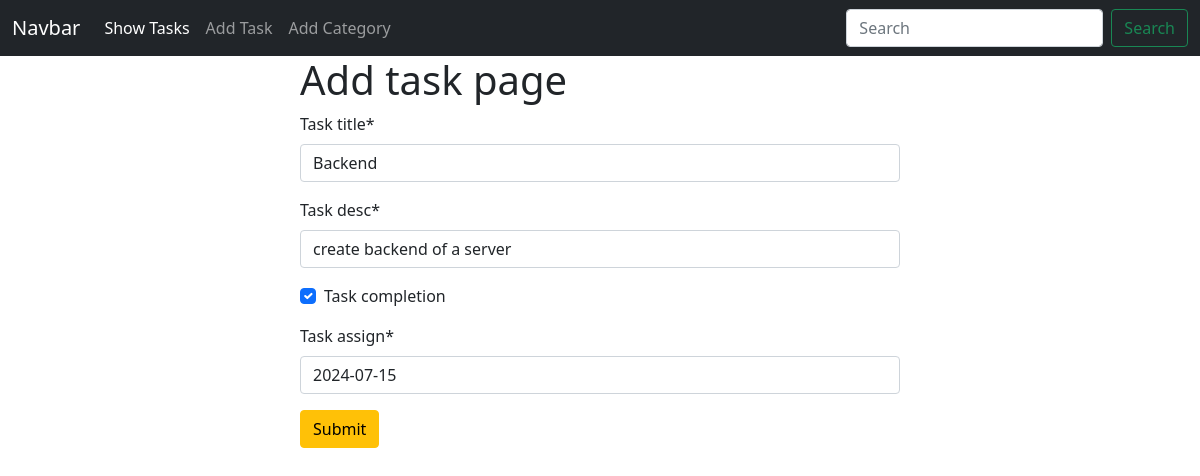
Screenshot of /tasks/edit/8 with the database file from the repository.
### task/models.py (models this page shows, shortened)
class Task(models.Model):
    task_title=models.CharField(max_length=12)
    task_desc=models.CharField(max_length=100)
    task_completion=models.BooleanField(default=False)
    task_assign=models.DateField()

### task/views.py (the view)
# urls.py: path('edit/<int:id>', views.edit_task, name='edit_task'),
def edit_task(request,id):
    task= models.Task.objects.get(pk=id)
    task_form = forms.TaskForm(instance=task)
    if request.method == 'POST':
        task_form = forms.TaskForm(request.POST, instance=task)
        if task_form.is_valid():
            task_form.save()
            return redirect('homepage')
    return render(request, 'add_task.html', {'form' : task_form})

### task/forms.py
class TaskForm(forms.ModelForm):
    class Meta:
        model=Task
        fields='__all__'

### task/templates/add_task.html (shortened to what this page needs)
{% extends 'base.html' %}
{%  load crispy_forms_tags %}
{% block content %}
<form style="width:50% ; margin : auto" method="post">
    <h1>Add task page</h1>
{{form | crispy}}
<button class="btn btn-warning">Submit</button>
</form>
{% endblock %}

### rows the page displays
Task: task_title "Backend", task_desc "create backend of a server", task_completion "☑", task_assign "2024-07-15"
